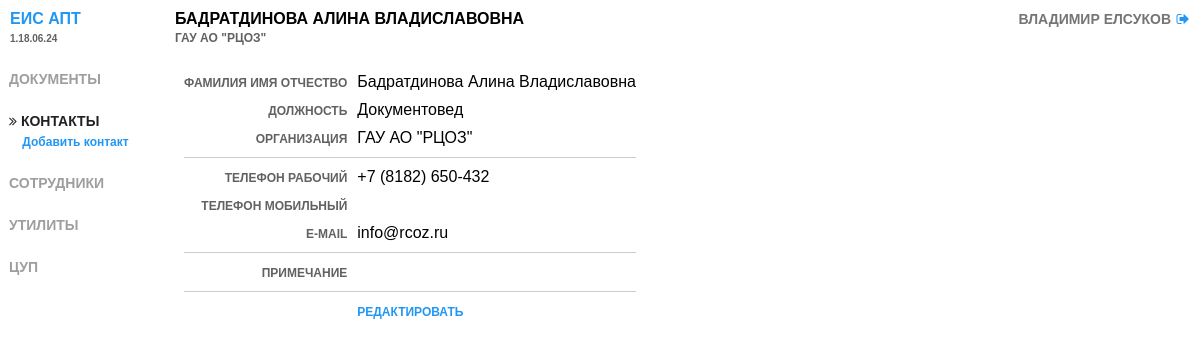
The app's page /contacts/view/6/ (signed in) with its own data.
### contacts/models.py (models this page shows, shortened)
class EIS_Contact(models.Model):
	organization = models.CharField(max_length=100)
	post         = models.CharField(max_length=100)
	name         = models.CharField(max_length=100)
	phone_mobile = models.CharField(max_length=50, blank=True)
	phone        = models.CharField(max_length=50, blank=True)
	email        = models.EmailField(blank=True)
	location     = models.CharField(max_length=200, blank=True)
	note         = models.TextField(blank=True)

### contacts/views.py (the view)
# urls.py: url(r'^view/(?P<pk>[0-9]+)/$', views.page_contact_view, name='page_contact_view'),
def page_contact_view(request, pk):
	EIS_info = dict()
	EIS_info['name']    = EIS_NAME
	EIS_info['version'] = EIS_VERSION
	EIS_info['module']  = "Contacts"
	if request.user.is_authenticated:
		contact = get_object_or_404(EIS_Contact, pk=pk)
		EIS_info['title'] = contact.name
		EIS_info['subtitle'] = contact.organization
		EIS_info['user'] = "{0} {1}".format(request.user.first_name, request.user.last_name)
		return render(request, 'contact_view.html', {'EIS_info': EIS_info, 'contact': contact})
	else:
		return render(request, 'index_public.html', {'EIS_info': EIS_info})

### contacts/templates/contact_view.html (shortened to what this page needs)
{% include "header.html" %}
<table width="100%">
    <tr>
        <td width="165px" valign="top">{% include "menu.html" %}</td>
        <td valign="top">
            <div class="content">
                <table cellspacing="10px">
                        <tr>
                            <td align="right"><span class="field">Фамилия Имя Отчество</span></td>
                            <td>{{ contact.name }}</td>
                        </tr>
                        <tr>
                            <td align="right"><span class="field">Должность</span></td>
                            <td>{{ contact.post }}</td>
                        </tr>
                        <tr>
                            <td align="right"><span class="field">Организация</span></td>
                            <td>{{ contact.organization }}</td>
                        </tr>
                        <tr><td colspan="2"><hr></td></tr>
                        <tr>
                            <td align="right"><span class="field">Телефон рабочий</span></td>
                            <td>{{ contact.phone }}</td>
                        </tr>
                        <tr>
                            <td align="right"><span class="field">Телефон мобильный</span></td>
                            <td>{{ contact.phone_mobile }}</td>
                        </tr>
                        <tr>
                            <td align="right"><span class="field">e-mail</span></td>
                            <td>{{ contact.email }}</td>
                        </tr>
                        <tr><td colspan="2"><hr></td></tr>
                        <tr>
                            <td align="right"><span class="field">Примечание</span></td>
                            <td>{{ contact.note }}</td>
                        </tr>
                        <tr><td colspan="2"><hr></td></tr>
                    <tr>
                        <td>&nbsp;</td>
                        <td><a href="/contacts/edit/{{ contact.pk }}/" class="edit">Редактировать</a></td>
                    </tr>
                </table>
            </div>
        </td>
    </tr>
</table>
{% include "end.html" %}

### EIS/templates/header.html (shortened to what this page needs)
<!DOCTYPE html>
<html lang="en">
<head>
    <link rel="stylesheet" href="https://cdnjs.cloudflare.com/ajax/libs/font-awesome/4.7.0/css/font-awesome.min.css">
    <link rel="stylesheet" type="text/css" href="/static/main.css">
<body>
<div class="header">
    <table width="100%" cellpadding="0px" cellspacing="0px" border="0px">
        <tr>
            <td width="165px"><a class="title" href="/">ЕИС {{ EIS_info.name }}</a></td>
            <td>{{ EIS_info.title }}</td>
            <td width="200" align="right"><span class="user">{{ EIS_info.user }}</span></td>
            <td width="24" align="center">
                {% if user.is_authenticated %}
                    <a href="/admin/logout/"><i class="fa fa-sign-out" aria-hidden="true"></i></a>
                {% else %}
                    <a href="/admin/login/?next=/"><i class="fa fa-sign-in" aria-hidden="true"></i></a>
                {% endif %}
            </td>
        </tr>
        <tr>
            <td valign="top"><span class="version">{{ EIS_info.version }}</span></td>
            <td><span class="subtitle">{{ EIS_info.subtitle }}</span></td>
        </tr>
    </table>
</div>

### EIS/static/main.css (style rules this page uses)
body { font-family: Arial, Helvetica, sans-serif; margin: 0; height: 100%; margin: 0 0 0 0; padding: 5px 5px 5px 5px; }
table { padding: 0px 0px 0px 0px; margin: 0px 0px 0px 0px; border: 1px; }
td, th { padding: 0px 0px 0px 0px; margin: 0px 0px 0px 0px; }
.header { text-transform: uppercase; font-size: 16px; font-weight: bold; padding: 5px 0px 15px 5px; }
.title { font-size: 16px; color: #2196f3; }
.subtitle { color: #616161; font-size: 12px; }
.user { font-size: 14px; text-transform: uppercase; color: #757575; }
.version { font-size: 10px; color: #616161; }
a { color: #2196f3; text-decoration: none; cursor: hover; font-weight: bold; font-size: 16px; }
a { color: #2196f3; text-decoration: none; cursor: hover; font-weight: bold; font-size: 14px; }
hr { border: none; color: #616161; background-color: #cccccc; height: 1px; margin: 0px 0px 0px 0px; padding: 0px 0px 0px 0px; }
.field { font-size: 12px; font-weight: bold; color: #616161; text-transform: uppercase; }
.edit { text-transform: uppercase; color: #2196f3; font-size: 12px; }

### records on screen
EIS_Contact: title "БАДРАТДИНОВА АЛИНА ВЛАДИСЛАВОВНА", subtitle "ГАУ АО \"РЦОЗ\"", name "Бадратдинова Алина Владиславовна", post "Документовед", organization "ГАУ АО \"РЦОЗ\"", phone "+7 (8182) 650-432", email "info@rcoz.ru"

### other values on screen
{{ EIS_info.name }} "АПТ"
{{ EIS_info.user }} "ВЛАДИМИР ЕЛСУКОВ"
{{ EIS_info.version }} "1.18.06.24"
